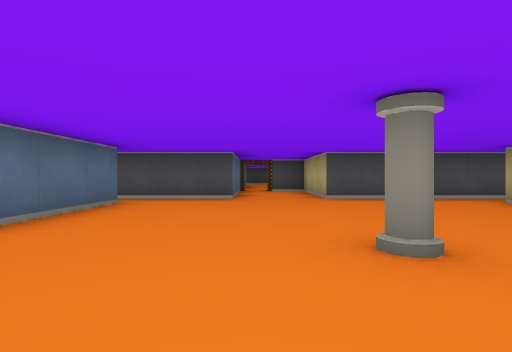
View 1 (above)

15 first-person views from a walk through a cub3D ray-caster map. The camera is about half as high as the walls, looks level and sees 80° across. The floor is counted in squares. Each view is taken from the middle of a square. On the plan, view 1 faces up. The plan holds only what a view shows up to about 9 squares ahead; the rest is blank.

View 2
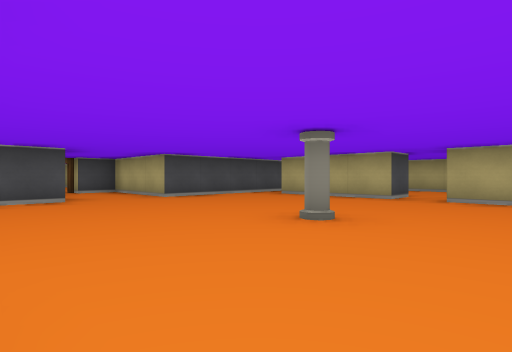

View 3
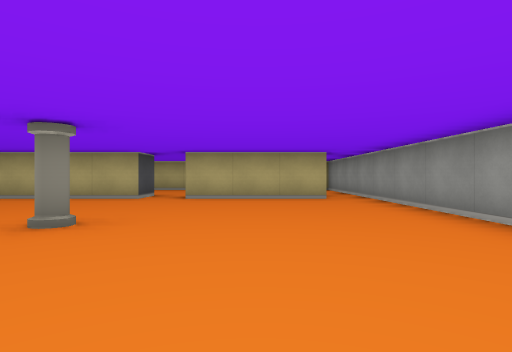

View 4
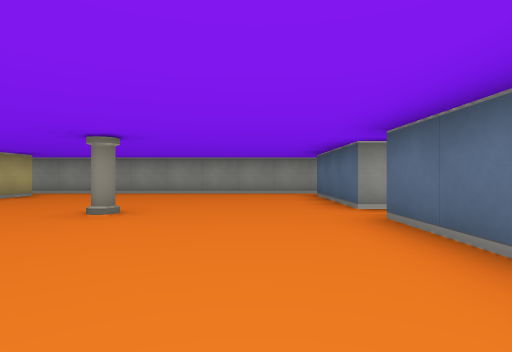

View 5
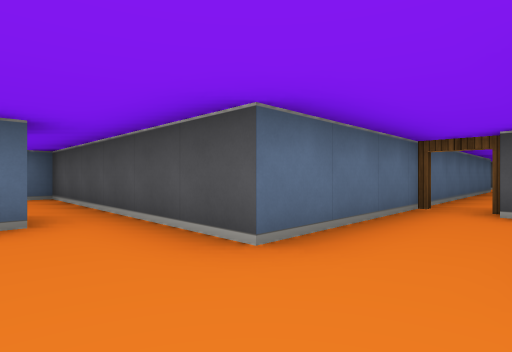

View 6
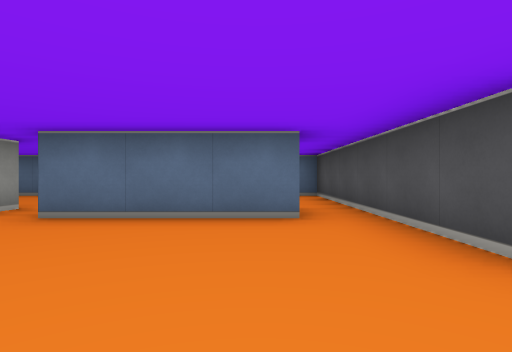

View 7
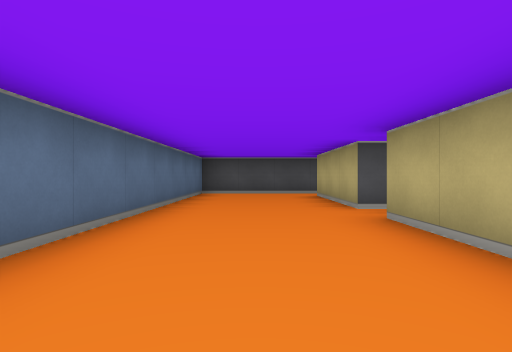

View 8
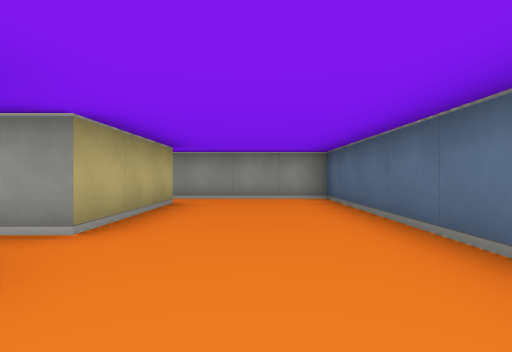

View 9
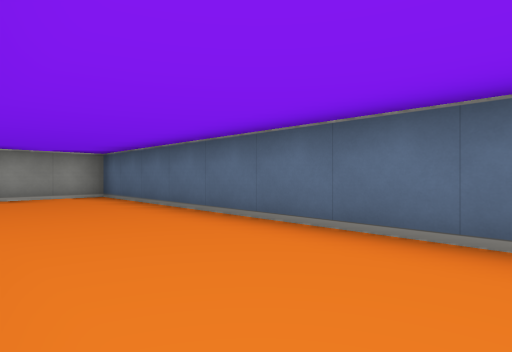

View 10
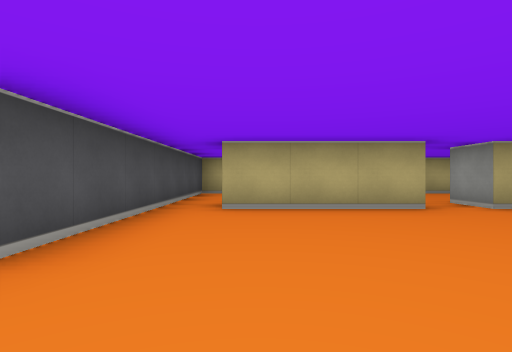

View 11
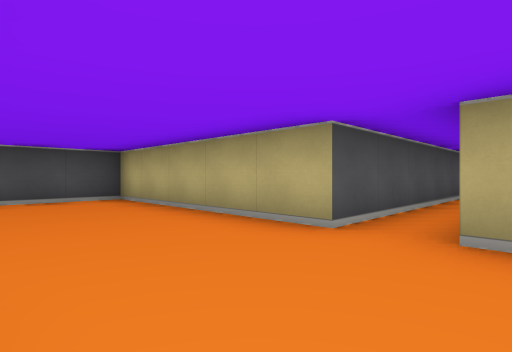

View 12
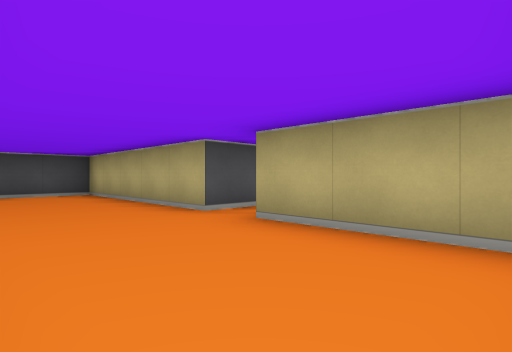

View 13
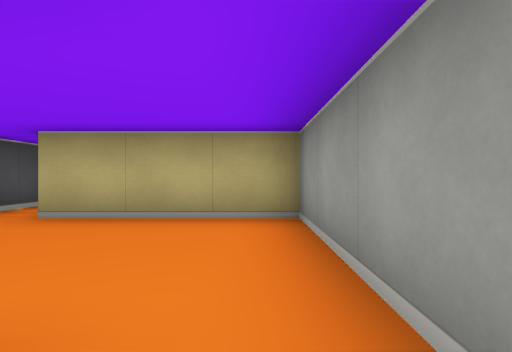

View 14
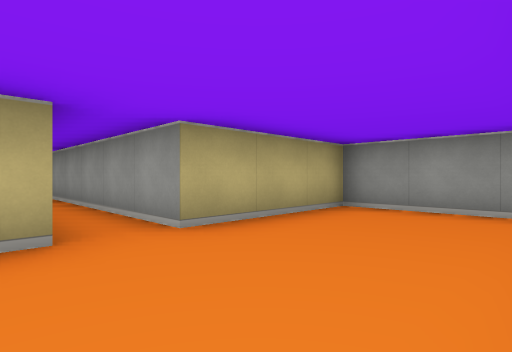

View 15
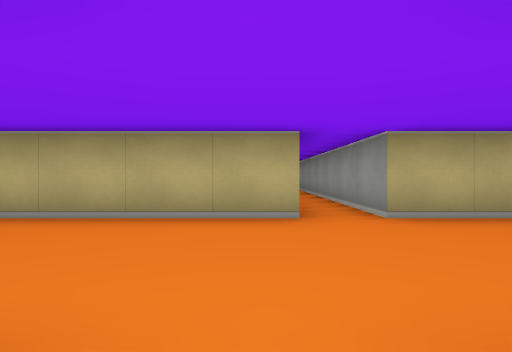

### Floor plan
Points are (right, up) in squares from view 1. A wall is a line through its corners. A room is listed if a view was taken in it or the views show most of it. See-through windows are left out.
Room 1 (views 1, 2, 3, 4, 5, 6, 10)
walls: (4.5, 2.5) (4.5, 5.5); (-2.5, 1.5) (-2.5, -1.5); (-2.5, 5.6) (-2.5, 2.5); (4.5, 6.5) (1.5, 6.5) (1.5, 9.2); (4.5, -1.6) (4.5, 1.5); (1.2, 9.5) (0.5, 9.5); (-2.5, -2.5) (4.5, -2.5); (-0.5, 10.1) (-0.5, 6.5) (-2.5, 6.5)
ways out: opening at (-3, -2) to room 2; opening at (-3, 2) to room 2; opening at (-3, 6) to room 2; opening at (5, -2) to room 3; opening at (5, 2) to room 3; opening at (5, 6) to room 3; open door at (0, 10)
objects: pillar (1, 2)
Room 2 (views 7, 8, 9)
walls: (-3, 2.5) (-3.5, 2.5) (-3.5, 5.5); (-3.5, -1.5) (-3.5, 1.5) (-2.5, 1.5); (-2.5, 6.5) (-6.5, 6.5) (-6.5, -2.5) (-2.5, -2.5)
ways out: opening at (-3, -2) to room 1; opening at (-3, 2) to room 1; opening at (-3, 6) to room 1
Room 3 (views 11, 12, 13, 14, 15)
walls: (5.5, 2.5) (4.5, 2.5); (8.5, 1.5) (8.5, 6.5) (4.5, 6.5); (4.5, 1.5) (5.5, 1.5); (4.5, -2.5) (8.5, -2.5) (8.5, 0.5)
ways out: opening at (5, -2) to room 1; opening at (5, 2) to room 1; opening at (5, 6) to room 1; opening at (8, 1)

Positions as (right, up) in squares from view 1, and headings:
1: (0, 0), facing up
2: (-2, 0), facing up-right
3: (-2, 0), facing right
4: (-1, 6), facing down
5: (1, 5), facing up-left
6: (1, 5), facing left
7: (-5, -2), facing up
8: (-5, 4), facing down
9: (-4, 5), facing down-left
10: (0, 5), facing right
11: (6, 0), facing up-right
12: (6, -2), facing up-right
13: (5, -2), facing right
14: (6, 2), facing down-right
15: (5, 2), facing right
